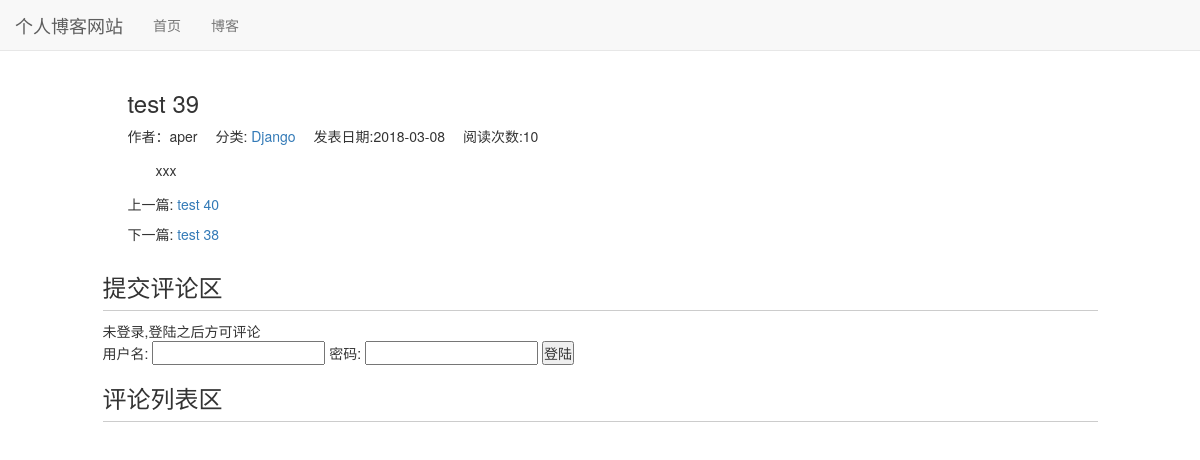
/blog/50, run on an earlier commit of the app's database.
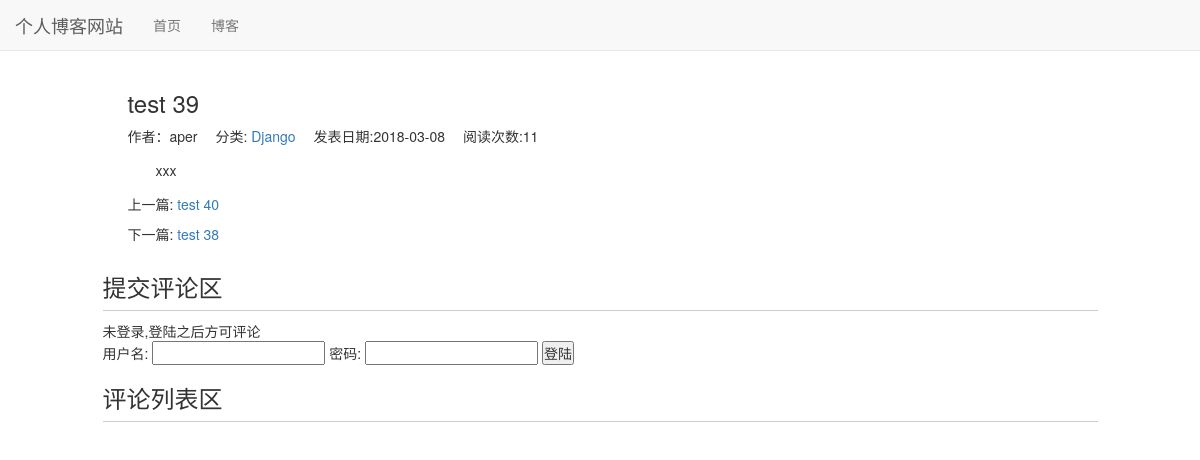
And on a later commit of the database.
### blog/models.py (models this page shows, shortened)
class Blog(models.Model, ReadNumExpandMethod):
    title = models.CharField(max_length=50)
    blog_type = models.ForeignKey(BlogType, on_delete=models.DO_NOTHING)
    content = RichTextUploadingField()
    author = models.ForeignKey(User, on_delete=models.DO_NOTHING)
    read_details=GenericRelation(ReadDetail)
    create_time = models.DateTimeField(auto_now_add=True)
    last_updated_time = models.DateTimeField(auto_now=True)
    class Meta:
        ordering = ['-create_time']

class BlogType(models.Model):
    type_name = models.CharField(max_length=30)
    def __str__(self):
        return self.type_name

### read_statistics/models.py (models this page shows)
class ReadNum(models.Model):
    read_num = models.IntegerField(default=0)
    content_type = models.ForeignKey(ContentType, on_delete=models.DO_NOTHING)
    object_id = models.PositiveIntegerField()
    content_object = GenericForeignKey('content_type', 'object_id')

### blog/views.py (the view)
# urls.py: path('<int:blog_pk>', views.blog_detail, name="blog_detail"),
def blog_detail(request, blog_pk):
    context = {}
    blog = get_object_or_404(Blog, pk=blog_pk)
    read_cookie_key = read_statistics_once_read(request, blog)
    context['blog'] = get_object_or_404(Blog, pk=blog_pk)
    context['previous_blog'] = Blog.objects.filter(
        create_time__gt=get_object_or_404(Blog, pk=blog_pk).create_time).last()
    context['next_blog'] = Blog.objects.filter(
        create_time__lt=get_object_or_404(Blog, pk=blog_pk).create_time).first()
    response = render(request, 'blog_detail.html', context)
    response.set_cookie('blog_%s_read' % blog_pk, 'true', max_age=300)
    return response

### read_statistics/models.py (called while the page is built)
    def get_read_num(self):
        try:
            ct = ContentType.objects.get_for_model(self)
            readnum = ReadNum.objects.get(content_type=ct, object_id=self.pk)
            return readnum.read_num
        except exceptions.ObjectDoesNotExist:
            return 0

### read_statistics/utils.py (called while the page is built)
def read_statistics_once_read(request, obj):
    ct = ContentType.objects.get_for_model(obj)
    key = "%s_%s_read" % (ct.model, obj.pk)
    if not request.COOKIES.get(key):
        readnum, created = ReadNum.objects.get_or_create(content_type=ct, object_id=obj.pk)
        readnum.read_num += 1
        readnum.save()
        date = timezone.now().date()
        readDetail, created = ReadDetail.objects.get_or_create(content_type=ct, object_id=obj.pk, date=date)
        readDetail.read_num += 1
        readDetail.save()
        return key

### templates/blog_detail.html (shortened to what this page needs)
{% extends 'base.html' %}
{% block head_extrends %}
    <link rel="stylesheet" href="/static/blog.css">
{% endblock %}
{% block content %}
    <div class="container">
        <div class="row">
            <div class="col-xs-10 col-xs-offset-1">
                <h3>{{ blog.title }}</h3>
                <ul class="blog-info-description">
                    <li>作者：{{ blog.author }}</li>
                    <li>分类:
                        <a href="/blog/type/{{ blog.blog_type_id }}">
                            {{ blog.blog_type }}
                        </a>
                    </li>
                    <li>发表日期:{{ blog.create_time|date:"Y-m-d" }}</li>
                    <li>阅读次数:{{ blog.get_read_num }}</li>
                </ul>
                <div class="blog-content">{{ blog.content|safe }}</div>
                <div class="blog-more">
                    <p>上一篇:
                        {% if previous_blog %}
                            <a href="{% url 'blog_detail' previous_blog.pk %}"> {{ previous_blog.title }}</a>
                        {% else %}
                            已经是第一篇博客了
                        {% endif %}</p>
                    <p>下一篇:
                        {% if next_blog %}
                            <a href="{% url 'blog_detail' next_blog.pk %}"> {{ next_blog.title }}</a>
                        {% else %}
                            已经是最后一篇博客了
                        {% endif %}</p>
                </div>
            </div>
        </div>
    </div>
    <div class="row">
        <div class="col-xs-10 col-xs-offset-1">
            <div class="comment_area">
                <h3 class="comment-area-title">提交评论区</h3>
                {% if user.is_authenticated %}
                    {{ user.username }},欢迎评论
                    <form action="" method="post">
                        {% csrf_token %}
                        <textarea name="text" id="comment_text"></textarea>
                        <input type="hidden" name="object_id" value="{{ blog.pk }}">
                        <input type="hidden" name="content_type" value="blog">
                        <input type="submit" value="评论">
                    </form>
                {% else %}
                    未登录,登陆之后方可评论
                    <form action="{% url 'login' %}" method="POST">
                        <span>用户名:</span>
                        <input type="text" name="username">
                        <span>密码:</span>
                        <input type="password" name="password">
                        <input type="submit" value="登陆">
                    </form>
                {% endif %}
            </div>
            <div class="comment_area">
                <h3 class="comment-area-title">评论列表区</h3>
            </div>
        </div>
    </div>
{% endblock %}

What changed in the data, as far as the page shows it:
changed through a linked row, Blog "test 39": get_read_num "10" → "11"
